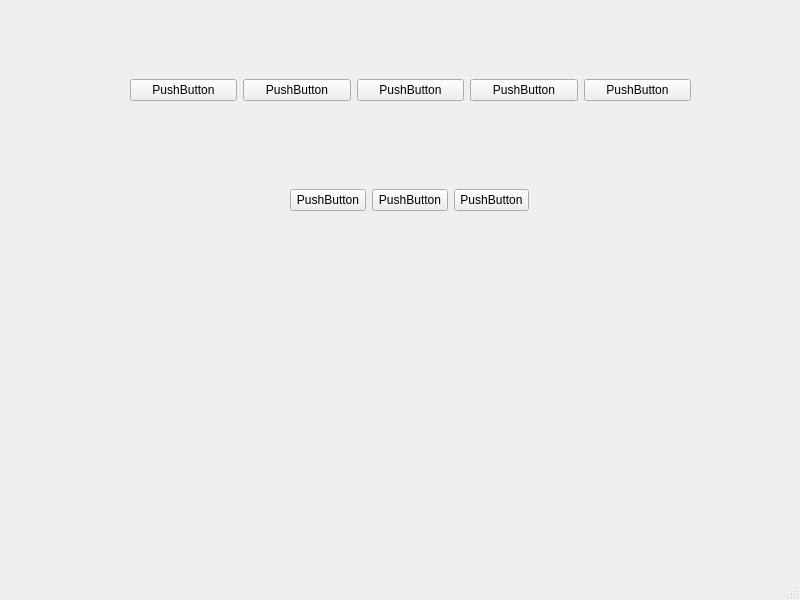
<?xml version="1.0" encoding="UTF-8"?>
<ui version="4.0">
 <class>MainWindow</class>
 <widget class="QMainWindow" name="MainWindow">
  <property name="geometry">
   <rect>
    <x>0</x>
    <y>0</y>
    <width>800</width>
    <height>600</height>
   </rect>
  </property>
  <property name="windowTitle">
   <string>MainWindow</string>
  </property>
  <widget class="QWidget" name="centralwidget">
   <widget class="QWidget" name="horizontalLayoutWidget">
    <property name="geometry">
     <rect>
      <x>290</x>
      <y>160</y>
      <width>239</width>
      <height>80</height>
     </rect>
    </property>
    <layout class="QHBoxLayout" name="horizontalLayout_2">
     <item>
      <widget class="QPushButton" name="pushButton_8">
       <property name="text">
        <string>PushButton</string>
       </property>
      </widget>
     </item>
     <item>
      <widget class="QPushButton" name="pushButton_6">
       <property name="text">
        <string>PushButton</string>
       </property>
      </widget>
     </item>
     <item>
      <widget class="QPushButton" name="pushButton_7">
       <property name="text">
        <string>PushButton</string>
       </property>
      </widget>
     </item>
    </layout>
   </widget>
   <widget class="QWidget" name="">
    <property name="geometry">
     <rect>
      <x>130</x>
      <y>40</y>
      <width>561</width>
      <height>101</height>
     </rect>
    </property>
    <layout class="QHBoxLayout" name="horizontalLayout">
     <item>
      <widget class="QPushButton" name="pushButton">
       <property name="text">
        <string>PushButton</string>
       </property>
      </widget>
     </item>
     <item>
      <widget class="QPushButton" name="pushButton_2">
       <property name="text">
        <string>PushButton</string>
       </property>
      </widget>
     </item>
     <item>
      <widget class="QPushButton" name="pushButton_3">
       <property name="text">
        <string>PushButton</string>
       </property>
      </widget>
     </item>
     <item>
      <widget class="QPushButton" name="pushButton_4">
       <property name="text">
        <string>PushButton</string>
       </property>
      </widget>
     </item>
     <item>
      <widget class="QPushButton" name="pushButton_5">
       <property name="text">
        <string>PushButton</string>
       </property>
      </widget>
     </item>
    </layout>
   </widget>
  </widget>
  <widget class="QMenuBar" name="menubar">
   <property name="geometry">
    <rect>
     <x>0</x>
     <y>0</y>
     <width>800</width>
     <height>23</height>
    </rect>
   </property>
  </widget>
  <widget class="QStatusBar" name="statusbar"/>
 </widget>
 <resources/>
 <connections/>
</ui>
